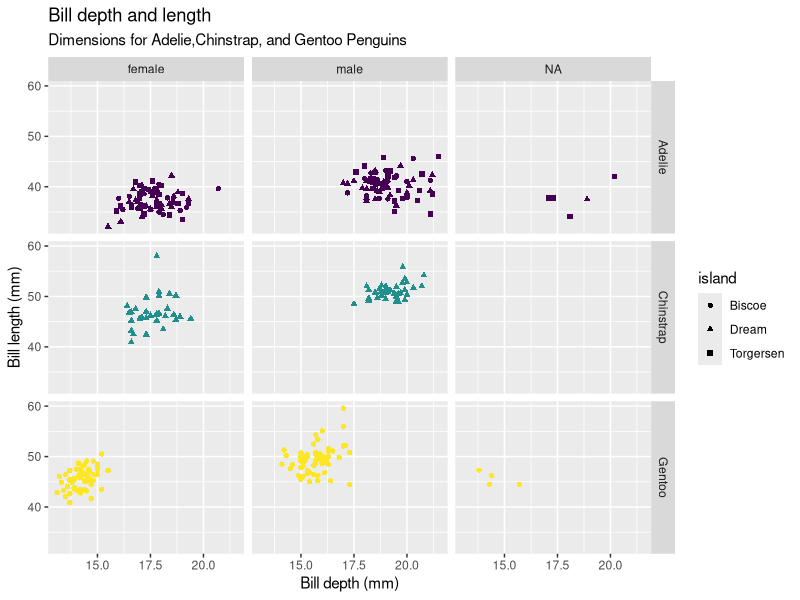

Write the R code that produced this figure.
## ---- chunk 1
library(palmerpenguins)
library(tidyverse)

ggplot(penguins,aes(x = bill_depth_mm,
                     y = bill_length_mm,
                     colour = species,shape =island)) +
  geom_point() +
  labs(title = "Bill depth and length",
       subtitle = "Dimensions for Adelie,Chinstrap, and Gentoo Penguins",
       x = "Bill depth (mm)", y = "Bill length (mm)",
       colour = "Species")+
   facet_grid(species ~ sex)+scale_color_viridis_d() +
  guides(color = FALSE)

